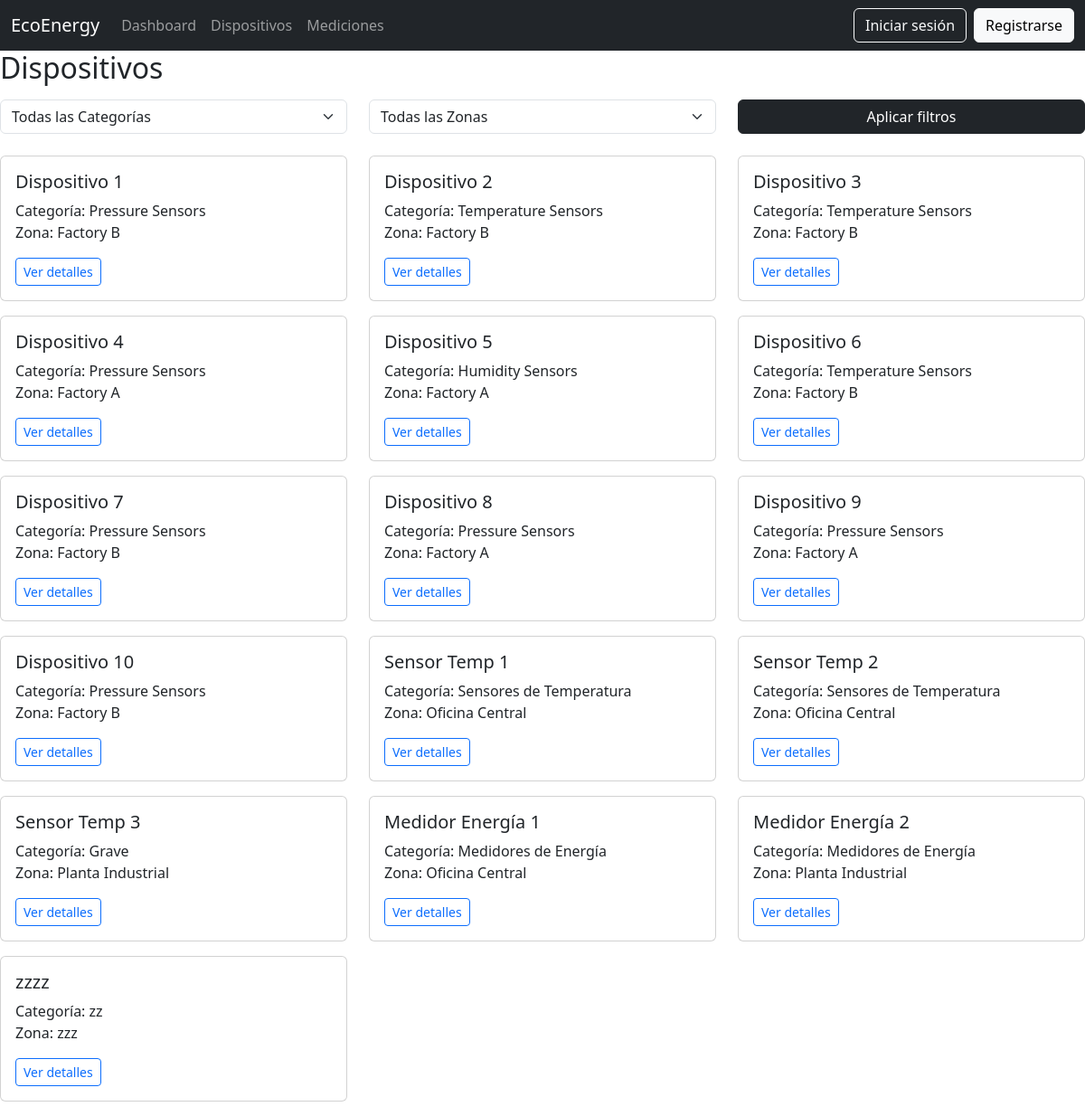
Page /devices/ on the committed database.
### core/models.py (models this page shows, shortened)
class Device(models.Model):
    name = models.CharField(max_length=100)
    category = models.ForeignKey(Category, on_delete=models.CASCADE)
    zone = models.ForeignKey(Zone, on_delete=models.CASCADE)
    organization = models.ForeignKey(Organization, on_delete=models.CASCADE)
    created_at = models.DateTimeField(auto_now_add=True)
    updated_at = models.DateTimeField(auto_now=True)
    deleted_at = models.DateTimeField(null=True, blank=True)

class Category(models.Model):
    name = models.CharField(max_length=100)
    organization = models.ForeignKey(Organization, on_delete=models.CASCADE)
    created_at = models.DateTimeField(auto_now_add=True)
    updated_at = models.DateTimeField(auto_now=True)
    deleted_at = models.DateTimeField(null=True, blank=True)

class Zone(models.Model):
    name = models.CharField(max_length=100)
    organization = models.ForeignKey(Organization, on_delete=models.CASCADE)
    created_at = models.DateTimeField(auto_now_add=True)
    updated_at = models.DateTimeField(auto_now=True)
    deleted_at = models.DateTimeField(null=True, blank=True)

### core/views.py (the view)
# urls.py: path("devices/", views.device_list, name="device_list"),
def device_list(request):
    category_id = request.GET.get("category", "all")
    zone_id = request.GET.get("zone", "all")
    devices = Device.objects.all()
    categories = Category.objects.all()
    zones = Zone.objects.all()
    if category_id != "all":
        devices = devices.filter(category_id=category_id)
    if zone_id != "all":
        devices = devices.filter(zone_id=zone_id)
    context = {
        "devices": devices,
        "categories": categories,
        "zones": zones,
        "selected_category": category_id,
        "selected_zone": zone_id,
    }
    return render(request, "core/device_list.html", context)

### core/templates/core/device_list.html (shortened to what this page needs)
{% extends "base.html" %}
{% block content %}
<h2 class="mb-3">Dispositivos</h2>
<form method="get" class="row mb-4">
    <div class="col-md-4">
        <select name="category" class="form-select">
            <option value="all" {% if selected_category == "all" %}selected{% endif %}>Todas las Categorías</option>
        </select>
    </div>
    <div class="col-md-4">
        <select name="zone" class="form-select">
            <option value="all" {% if selected_zone == "all" %}selected{% endif %}>Todas las Zonas</option>
        </select>
    </div>
    <div class="col-md-4">
        <button type="submit" class="btn btn-dark w-100">Aplicar filtros</button>
    </div>
</form>
<div class="row">
    {% for d in devices %}
    <div class="col-md-4">
        <div class="card mb-3">
            <div class="card-body">
                <h5 class="card-title">{{ d.name }}</h5>
                <p class="card-text">
                    Categoría: {{ d.category.name }} <br>
                    Zona: {{ d.zone.name }}
                </p>
                <a href="#" class="btn btn-outline-primary btn-sm">Ver detalles</a>
            </div>
        </div>
    </div>
    {% empty %}
    <p>No hay dispositivos disponibles</p>
    {% endfor %}
</div>
{% endblock %}

### rows in the picture
Device: name "Dispositivo 1", category.name "Pressure Sensors", zone.name "Factory B"
Device: name "Dispositivo 2", category.name "Temperature Sensors", zone.name "Factory B"
Device: name "Dispositivo 3", category.name "Temperature Sensors", zone.name "Factory B"
Device: name "Dispositivo 4", category.name "Pressure Sensors", zone.name "Factory A"
Device: name "Dispositivo 5", category.name "Humidity Sensors", zone.name "Factory A"
Device: name "Dispositivo 6", category.name "Temperature Sensors", zone.name "Factory B"
Device: name "Dispositivo 7", category.name "Pressure Sensors", zone.name "Factory B"
Device: name "Dispositivo 8", category.name "Pressure Sensors", zone.name "Factory A"
Device: name "Dispositivo 9", category.name "Pressure Sensors", zone.name "Factory A"
Device: name "Dispositivo 10", category.name "Pressure Sensors", zone.name "Factory B"
Device: name "Sensor Temp 1", category.name "Sensores de Temperatura", zone.name "Oficina Central"
Device: name "Sensor Temp 2", category.name "Sensores de Temperatura", zone.name "Oficina Central"
Device: name "Sensor Temp 3", category.name "Grave", zone.name "Planta Industrial"
Device: name "Medidor Energía 1", category.name "Medidores de Energía", zone.name "Oficina Central"
Device: name "Medidor Energía 2", category.name "Medidores de Energía", zone.name "Planta Industrial"
Device: name "zzzz", category.name "zz", zone.name "zzz"
